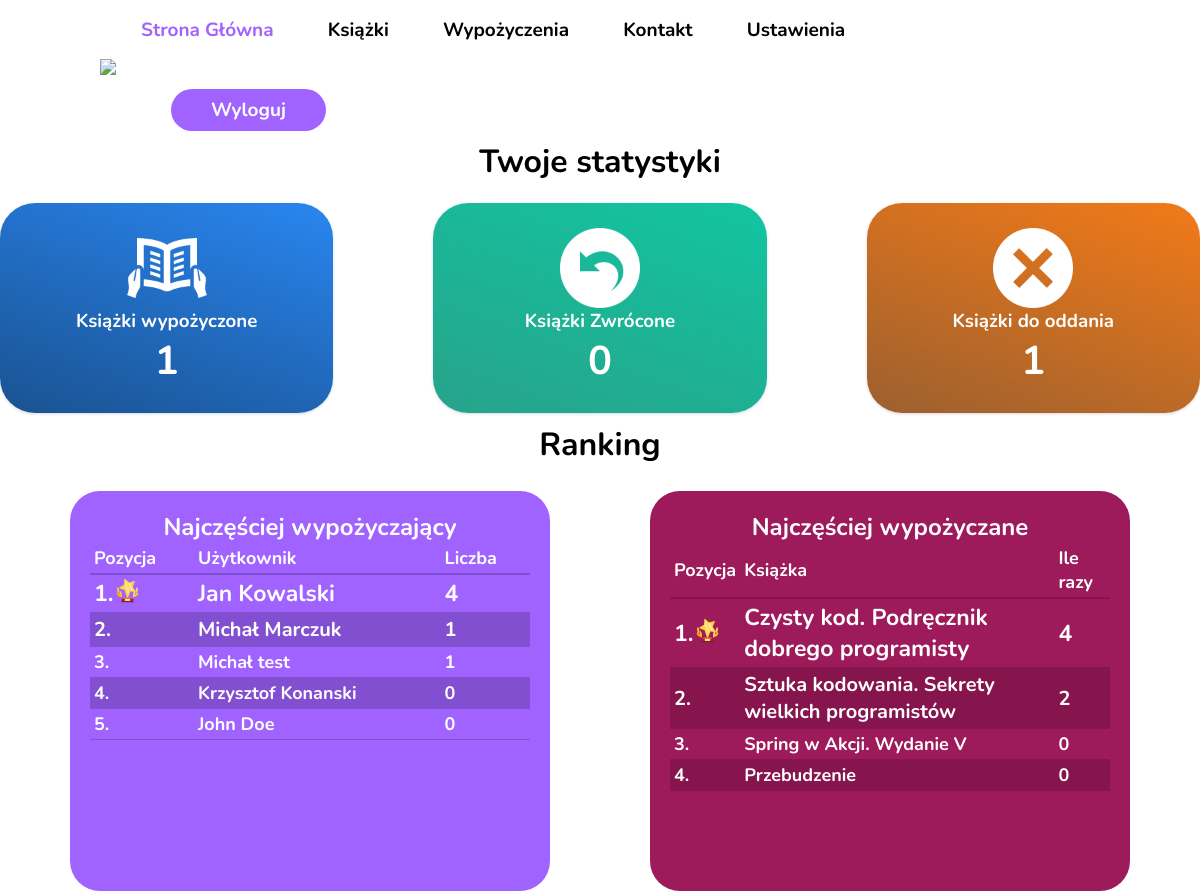
The page /dashboard (signed in) on the database its author committed.
### libraryapp/models.py (models this page shows, shortened)
class Reader(models.Model):
    user = models.OneToOneField(User, on_delete=models.CASCADE)
    telephoneNumber = models.CharField(null=True, blank=True, max_length=9)

class Book(models.Model):
    id = models.AutoField(primary_key=True)
    title = models.CharField(max_length=100, null=True, blank=True)
    author = models.ForeignKey(Author, null=True, on_delete=models.CASCADE, blank=True)
    category = models.ForeignKey(Category, on_delete=models.CASCADE, blank=True, null=True)
    image = models.ImageField(upload_to='uploads/books/', default='uploads/books/default.jpg')
    description = models.CharField(max_length=500, null=True, blank=True)
    count = models.IntegerField(null=True, blank=True)
    year = models.IntegerField(null=True, blank=True)
    publisher = models.CharField(max_length=100, null=True, blank=True)

### libraryapp/views.py (the view)
# urls.py: path('dashboard', views.dashboard, name="dashboard"),
@login_required(login_url='/login')
def dashboard(request):
    cntx={}
    reader = Reader.objects.get(user = request.user)
    hire_books_count = Hirement.objects.filter(reader=reader).count()
    returned_books_count = Hirement.objects.filter(reader=reader, status="Zwrocona").count()
    to_return_books_count = hire_books_count - returned_books_count;
    cntx['hire_books_count'] = hire_books_count
    cntx['returned_books_count'] = returned_books_count
    cntx['to_return_books_count'] = to_return_books_count
    bestReaders = Reader.objects.annotate(books_count = Count('hirement')).order_by('-books_count')
    bestBooks = Book.objects.annotate(hire_count = Count('hirement')).order_by('-hire_count')
    cntx['top10users'] = itertools.islice(bestReaders, 10)
    cntx['top10books'] = itertools.islice(bestBooks, 10)
    return render(request, 'dashboard.html', {'info' : cntx})

### libraryapp/templates/dashboard.html (shortened to what this page needs)
{%  extends 'libraryapp/base.html' %}
{%  block head %}
    {% load static %}
        <link rel="stylesheet" href="{% static 'styles/dashboard.css' %}">
        <link rel="stylesheet" href="https://stackpath.bootstrapcdn.com/font-awesome/4.7.0/css/font-awesome.min.css">
{% endblock head %}
{% block content %}
  <div class="container">
            <div class="header">
                <div class="navbar">
                    <div class="logo">
                        <a href="/"><img src="{% static 'img/logo.png' %}"></a>
                    </div>
                    <div class="navigation">
                        <ul class="navigation__list">
                            <li class="navigation__item "><a class="link active" href="/dashboard">Strona Główna</a></li>
                            <li class="navigation__item"><a class="link" href="/books">Książki</a></li>
                            <li class="navigation__item"><a class="link" href="/hirements">Wypożyczenia</a></li>
                            <li class="navigation__item"><a class="link" href="/contact">Kontakt</a></li>
                            <li class="navigation__item"><a class="link" href="/settings">Ustawienia</a></li>
                            <li class="navigation__item "><a class ="login-btn" href="/logout">Wyloguj</a></li>
                        </ul>
                    </div>
                </div>
            </div>
  </div>
                <h1 class="h1-ranking">Twoje statystyki</h1>
            <div class="row">
                <div class="card bg-c-blue order-card">
                    <div class="card-block">
                        <img src="{% static 'img/readed_books.png' %}" alt="">
                        <h3 class="m-b-20">Książki wypożyczone</h3>
                        <h1>{{ info.hire_books_count }}</h1>
                    </div>
                </div>
                <div class="card bg-c-green order-card">
                    <div class="card-block ">
                        <img src="{% static 'img/returned_books.png' %}" alt="">
                        <h3 class="m-b-20">Książki Zwrócone</h3>
                        <h1>{{ info.returned_books_count }}</h1>
                    </div>
                </div>
                <div class="card bg-c-yellow order-card">
                    <div class="card-block">
                        <img src="{% static 'img/not_returned_books.png' %}" alt="">
                        <h3 class="m-b-20">Książki do oddania</h3>
                        <h1>{{ info.to_return_books_count }}</h1>
                    </div>
                </div>
        </div>
            <h1 class="h1-ranking">Ranking</h1>
        <div class="rankings">
            <div class="ranking-container">
                <h2>Najczęściej wypożyczający</h2>
                <table class="ranking-table">
                    <thead>
                        <tr>
                            <th>Pozycja</th>
                            <th>Użytkownik</th>
                            <th>Liczba</th>
                        </tr>
                    </thead>
                    <tbody>
                        {% for user in info.top10users %}
                            <tr>
                                {% if forloop.counter == 1 %}
                                    <th><img src="{% static 'img/leader_icon.svg' %}">{{ forloop.counter }}.</th>
                                {% else %}
                                    <th>{{ forloop.counter }}.</th>
                                {% endif %}
                            <th>{{ user.user.first_name }} {{ user.user.last_name }}</th>
                            <th>{{ user.books_count }}</th>
                            </tr>
                        {% endfor %}
                    </tbody>
                </table>
            </div>
            <div class="ranking-book-container">
                <h2>Najczęściej wypożyczane</h2>
                <table class="ranking-table book">
                    <thead>
                        <tr>
                            <th>Pozycja</th>
                            <th>Książka</th>
                            <th>Ile razy</th>
                        </tr>
                    </thead>
                    <tbody>
                        {% for book in info.top10books%}
                            <tr>
                                {% if forloop.counter == 1 %}
                                    <th><img src="{% static 'img/leader_icon.svg' %}">{{ forloop.counter }}.</th>
                                {% else %}
                                    <th>{{ forloop.counter }}.</th>
                                {% endif %}
                            <th>{{ book.title }}</th>
                            <th>{{ book.hire_count }}</th>
                            </tr>
                        {% endfor %}
                    </tbody>
                </table>
            </div>
        </div>
{% endblock content %}

### libraryapp/static/styles/dashboard.css (style rules this page uses)
* { margin: 0; padding: 0; box-sizing: border-box; font-family: 'Nunito', sans-serif; }
.container { display: flex; align-items: center; }
a { text-decoration: none; }
ul { list-style: none; }
.header { width: 100%; height: 20vh; background-color: #fff; position: relative; }
.header .navbar { width: 100%; height: 80px; display: flex; justify-content: space-between; align-items: center; position: absolute; margin-top: 30px; }
.logo img { margin-left: 100px; }
.navigation__item { display: inline-block; padding: 0 25px; cursor: pointer; font-size: 19px; font-weight: 700; line-height: 80px; }
.link { text-decoration: none; color: #000; transition: .3s; }
.link.active { color: #A063FF; }
.login-btn { margin-left: 30px; font-size: 19px; line-height: 30px; font-weight: 700; cursor: pointer; border-radius: 30px; background-color: #A063FF; color: #fff; padding: 8px 40px; margin-right: 200px; }
.row { width: 100%; display: inline-flex; gap: 100px; justify-content: center; align-items: center; }
.card-block { text-align:center; }
.card-block h1 { font-size: 40px; top:-20px; width: 100%; margin:auto; vertical-align:middle; }
.order-card { width: 400px; color: #fff; padding: 0 40px 0 40px; }
.card-block img { height: 80px; display: block; margin: 0 auto; }
.bg-c-blue { background: linear-gradient(20deg,#1a5291,#2986f0); transition: 0.1s; }
.bg-c-green { background: linear-gradient(20deg,#27a38a,#12c5a1); }
.bg-c-yellow { background: linear-gradient(20deg,#9c602f,#f27a18); }
.card { border-radius: 35px; -webkit-box-shadow: 0 1px 2.94px 0.06px rgba(4,26,55,0.16); border: none; margin-bottom: 30px; -webkit-transition: all 0.3s ease-in-out; transition: all 0.3s ease-in-out; }
.card .card-block { padding: 25px; }
.ranking-container { color: #fff; position: relative; top:25px; padding: 20px; height: 400px; width: 40%; background-color: #A063FF; border-radius: 30px; align-items: center; justify-content: center; }
.ranking-container h2 { text-align: center; }
.ranking-table { width: 100%; border-collapse: collapse; text-align: left; }
.ranking-table thead { border-radius: 20px; font-size: 20px; width: 100%; border-bottom: 2px solid#824fd1; }
.ranking-table thead tr { margin: 80px 0px 80px 0px; color:#FFF; font-size: 1em; }
.ranking-table tbody tr th img { height: 350px; width: 250px; left: 45px; }
.ranking-table th, .ranking-table td { padding: 3px 4px; }
.ranking-table tr th { font-size: 18px; }
.ranking-table tbody tr { border-bottom: 1px solid #824fd1; }
.ranking-table tbody tr:nth-of-type(1) img { position: absolute; display: block; height: 25px; width: 25px; }
.ranking-table tbody tr:nth-of-type(even) { background-color: #824fd1; }
.ranking-book-container { color: #fff; position: relative; top:25px; padding: 20px; height: 400px; width: 40%; background-color: #9e1b5b; border-radius: 30px; align-items: center; justify-content: center; text-align: center; }
.ranking-book-container tbody tr:nth-of-type(even) { background-color: #85154c; }
.ranking-book-container tbody tr { border-bottom: 1px solid #85154c; }
.ranking-table.book thead { border-radius: 20px; font-size: 20px; width: 100%; border-bottom: 2px solid #85154c; }
.rankings { width: 100%; position: relative; top: -20px; display: inline-flex; justify-content: center; align-items: center; gap:100px; }
.h1-ranking { position: relative; top: -20px; width: 100%; text-align: center; }
.ranking-table tbody tr:first-child th { font-size: 23px; }
.ranking-table tbody tr:nth-child(2) th { font-size: 20px; }
.ranking-table tbody tr:nth-child(3) th { font-size: 18px; }

### rows shown on the page
Reader: user.first_name "Jan", user.last_name "Kowalski", books_count "4"
Reader: user.first_name "Michał", user.last_name "Marczuk", books_count "1"
Reader: user.first_name "Michał", user.last_name "test", books_count "1"
Reader: user.first_name "Krzysztof", user.last_name "Konanski", books_count "0"
Reader: user.first_name "John", user.last_name "Doe", books_count "0"
Book: title "Czysty kod. Podręcznik dobrego programisty", hire_count "4"
Book: title "Sztuka kodowania. Sekrety wielkich programistów", hire_count "2"
Book: title "Spring w Akcji. Wydanie V", hire_count "0"
Book: title "Przebudzenie", hire_count "0"

### other values the page prints
{{ info.hire_books_count }} "1"
{{ info.returned_books_count }} "0"
{{ info.to_return_books_count }} "1"
